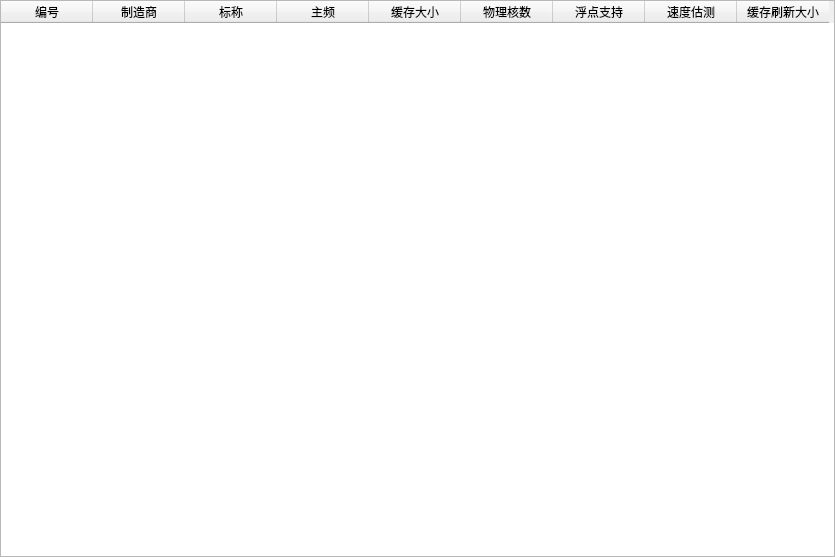
<?xml version="1.0" encoding="UTF-8"?>
<ui version="4.0">
 <class>CpuWindow</class>
 <widget class="QWidget" name="CpuWindow">
  <property name="geometry">
   <rect>
    <x>0</x>
    <y>0</y>
    <width>835</width>
    <height>557</height>
   </rect>
  </property>
  <property name="windowTitle">
   <string>Form</string>
  </property>
  <property name="styleSheet">
   <string notr="true"/>
  </property>
  <layout class="QGridLayout" name="gridLayout">
   <property name="leftMargin">
    <number>0</number>
   </property>
   <property name="topMargin">
    <number>0</number>
   </property>
   <property name="rightMargin">
    <number>0</number>
   </property>
   <property name="bottomMargin">
    <number>0</number>
   </property>
   <property name="spacing">
    <number>0</number>
   </property>
   <item row="0" column="0">
    <widget class="QTableWidget" name="tableWidget">
     <property name="sortingEnabled">
      <bool>true</bool>
     </property>
     <attribute name="horizontalHeaderCascadingSectionResizes">
      <bool>true</bool>
     </attribute>
     <attribute name="horizontalHeaderDefaultSectionSize">
      <number>92</number>
     </attribute>
     <column>
      <property name="text">
       <string>编号</string>
      </property>
     </column>
     <column>
      <property name="text">
       <string>制造商</string>
      </property>
     </column>
     <column>
      <property name="text">
       <string>标称</string>
      </property>
     </column>
     <column>
      <property name="text">
       <string>主频</string>
      </property>
     </column>
     <column>
      <property name="text">
       <string>缓存大小</string>
      </property>
     </column>
     <column>
      <property name="text">
       <string>物理核数</string>
      </property>
     </column>
     <column>
      <property name="text">
       <string>浮点支持</string>
      </property>
     </column>
     <column>
      <property name="text">
       <string>速度估测</string>
      </property>
     </column>
     <column>
      <property name="text">
       <string>缓存刷新大小</string>
      </property>
     </column>
    </widget>
   </item>
  </layout>
 </widget>
 <resources/>
 <connections/>
</ui>
